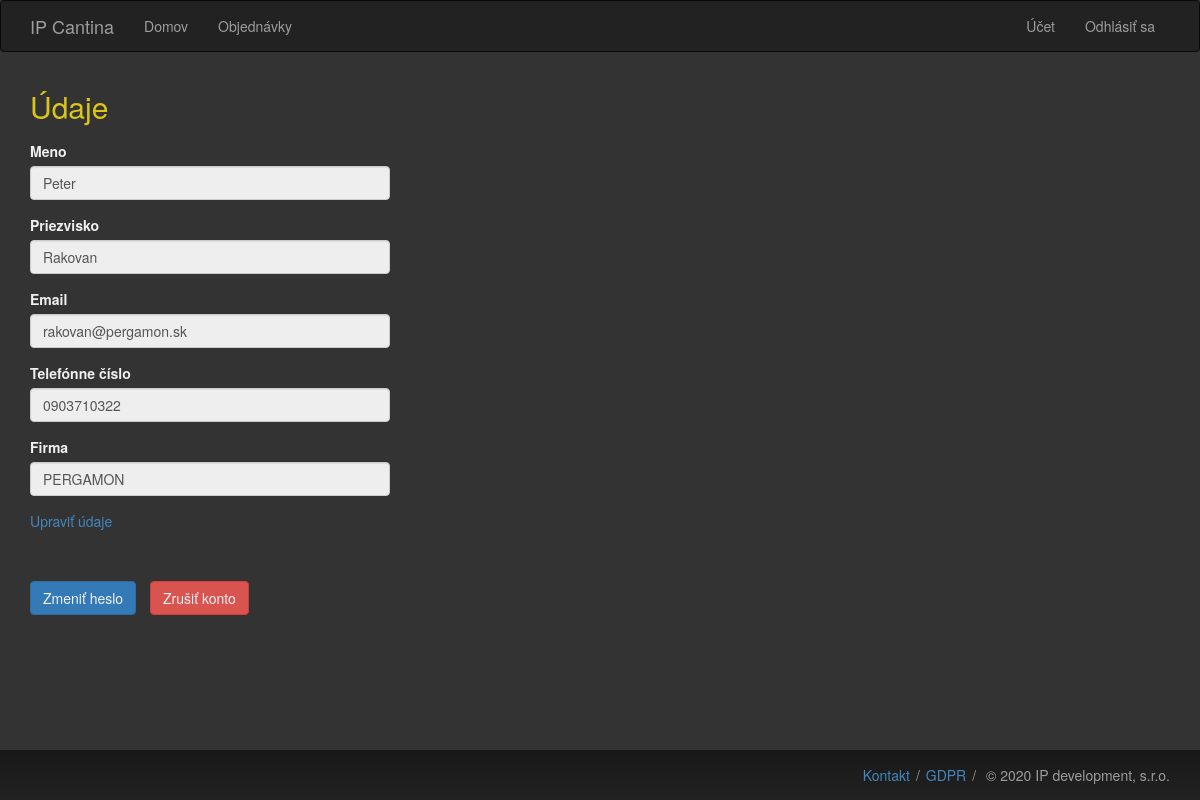
Screenshot of /account (signed in) with the database file from the repository.
### app/models.py (models this page shows, shortened)
class User(db.Model, UserMixin):
    id = db.Column(db.Integer, primary_key=True)
    first_name = db.Column(db.String(64))
    surname = db.Column(db.String(64))
    email = db.Column(db.String(120), index=True, unique=True)
    company_id = db.Column(db.Integer, db.ForeignKey('company.id'))
    password_hash = db.Column(db.String(128))
    phone = db.Column(db.String(16))
    orders = db.relationship('Order', backref='customer', lazy='dynamic', cascade="all,delete")
    urole = db.Column(db.String(32))
    def get_urole(self):
        return self.urole
    def is_admin(self):
        return self.urole == UserRole.ADMIN

### app/routes.py (the view)
@app.route('/account', methods=['GET', 'POST'])
@login_required()
def account():
    form = AccountForm()
    if request.method == 'GET':
        form.first_name.data = current_user.first_name
        form.surname.data = current_user.surname
        form.email.data = current_user.email
        form.phone.data = current_user.phone
        form.company.data = current_user.company.title
    return render_template('account.html', title='Účet', form=form)

### app/forms.py
class AccountForm(FlaskForm):
    first_name = StringField('Meno', validators=[DataRequired()])
    surname = StringField('Priezvisko', validators=[DataRequired()])
    email = StringField('Email', validators=[DataRequired(), Email()])
    phone = StringField('Telefónne číslo', validators=[DataRequired()])
    company = StringField('Firma', validators=[DataRequired()])

### app/models.py (called while the page is built)
@login_manager.user_loader
def load_user(id):
    return User.query.get(int(id))

### app/routes.py (called while the page is built)
def login_required(role=UserRole.BASIC):
    def login_wrapper(fn):
        @wraps(fn)
        def decorated_view(*args, **kwargs):
            if not current_user.is_authenticated:
               return login_manager.unauthorized()
            urole = current_user.get_urole()
            if urole != role and role != UserRole.BASIC:
                return login_manager.unauthorized()
            return fn(*args, **kwargs)
        return decorated_view
    return login_wrapper

### app/templates/account.html
{% extends "base.html" %}
{% import 'bootstrap/wtf.html' as wtf %}
{% block app_content %}
    <h1>Údaje</h1>
    <div class="row">
        <div class="col-md-4">
            {{ wtf.quick_form(form, extra_classes="readonly") }}
        </div>
    </div>
    <div class="account-action">
        <a href="{{ url_for('edit_profile') }}" class="">Upraviť údaje</a><br>
        <div class="inline">
            <a href="{{ url_for('change_password') }}" class="btn btn-primary">Zmeniť heslo</a>
            <a href="{{ url_for('delete_account') }}" class="btn btn-danger">Zrušiť konto</a>
        </div>
    </div>
{% endblock %}

### app/static/style.css (style rules this page uses)
html, body { height: 100%; }
h1 { font-size: 30px; margin: 18px 0 18px; }
.account-action .inline a { margin: 50px 10px 0 0; }

### app/static/dark_style.css (style rules this page uses)
body { background-color: #333333; color: #F0F0F0; }
a, a:visited { color: #4287BE; }
.account-action .inline a, .delete-account a { color: #F0F0F0; }
h1 { color: #DBC51A; }

### rows the page displays
User: first_name "Peter", surname "Rakovan", email "rakovan@pergamon.sk", phone "0903710322", company "PERGAMON"
